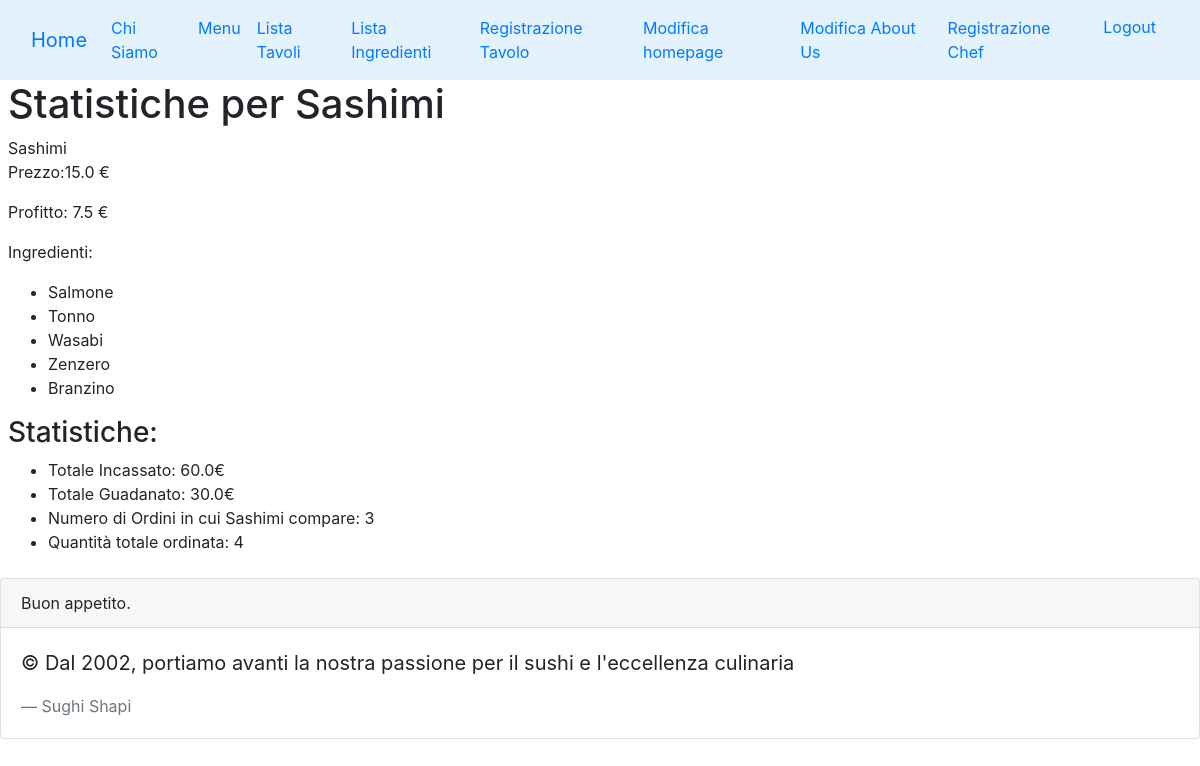
/menu/dish/2/ (signed in), run on the app's committed database.
### menu/models.py (models this page shows, shortened)
class Dish(models.Model):
    name = models.CharField(max_length=100, unique=True, error_messages={
            'unique': "Nome già esistente!!! Non è possibile avere due piatti con lo stesso nome.",
        })
    description = models.TextField()
    price = models.FloatField(blank=False, validators=[MinValueValidator(0.01)])
    ingredients = models.ManyToManyField(Ingredient, related_name='dishes')
    profit = models.FloatField(blank=False, validators=[MinValueValidator(0.01)])
    image = models.ImageField(upload_to='dish_images/', blank=True, null=True)

class Ingredient(models.Model):
    name = models.CharField(max_length=100, unique=True, error_messages={
            'unique': "Nome già esistente!!! Non è possibile avere due ingreidenti con lo stesso nome.",
        })
    def __str__(self):
        return self.name

### menu/views.py (the view)
# urls.py: path('dish/<int:dish_id>/', dish_statistics, name='dish_statistics'),
@user_passes_test(has_group)
def dish_statistics(request, dish_id):
    dish = get_object_or_404(Dish, id=dish_id)
    order_details = OrderDetail.objects.filter(dish=dish)
    total_cashed = 0
    total_earned = 0
    total_quantity = 0
    for detail in order_details:
        total_cashed += detail.total_price
        total_earned += detail.quantity * detail.dish.profit
        total_quantity += detail.quantity
    total_orders = order_details.values('order').distinct().count() # Numero di ordini distinti in cui il piatto è presente.
    context = {
        'dish': dish,
        'total_cashed': total_cashed, # Totale incassato per il piatto
        'total_earned': total_earned,
        'total_orders': total_orders,
        'total_quantity': total_quantity,
    }
    return render(request, 'menu/dish_statistics.html', context)

### menu/views.py (called while the page is built)
def has_group(user):
    return user.groups.filter(name='Chef').exists()

### orders/models.py (called while the page is built)
    @property
    def total_price(self):
        return self.dish.price * self.quantity

### menu/templates/menu/dish_statistics.html (shortened to what this page needs)
{% extends 'base.html' %}
{% block content %}
<h1>Statistiche per {{ dish.name }}</h1>
{{dish.name}}
<p>Prezzo:{{ dish.price }} €</p>
<p>Profitto: {{dish.profit}} €</p>
<p>Ingredienti:</p>
    <ul>
        {% for ingredient in dish.ingredients.all %}
            <li>{{ ingredient }}</li>
        {% endfor %}
    </ul>
<h3>Statistiche:</h3>
<ul>
    <li>Totale Incassato: {{ total_cashed }}€</li>
    <li>Totale Guadanato: {{ total_earned }}€</li>
    <li>Numero di Ordini in cui {{dish.name}} compare: {{ total_orders }}</li>
    <li>Quantità totale ordinata: {{ total_quantity }}</li>
</ul>
{% endblock %}

### data on the page
Dish: name "Sashimi", price "15.0", profit "7.5"
Ingredient: name "Salmone"
Ingredient: name "Tonno"
Ingredient: name "Wasabi"
Ingredient: name "Zenzero"
Ingredient: name "Branzino"

### other printed values
{{ total_cashed }} "60.0"
{{ total_earned }} "30.0"
{{ total_orders }} "3"
{{ total_quantity }} "4"
